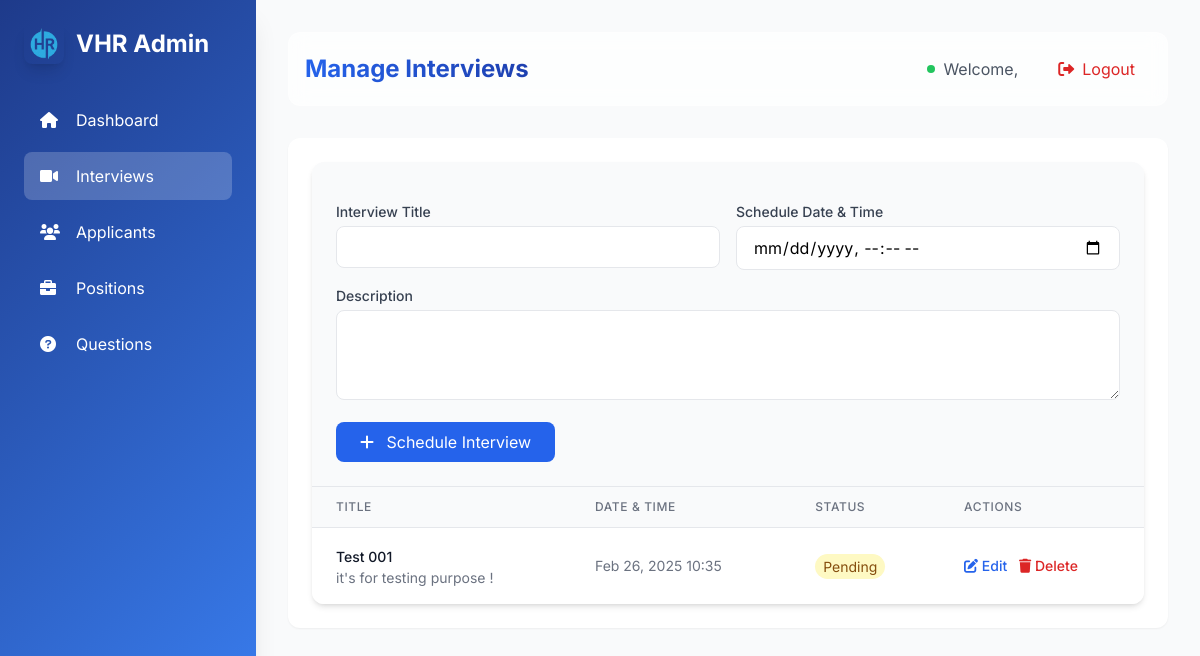
The app's page /interviews/ with its own data.
### interviews/models.py (models this page shows, shortened)
class Interview(models.Model):
    STATUS_CHOICES = [
        ('pending', 'Pending'),
        ('accepted', 'Accepted'),
        ('rejected', 'Rejected'),
    ]
    title = models.CharField(max_length=255)
    description = models.TextField()
    scheduled_date = models.DateTimeField()
    status = models.CharField(max_length=10, choices=STATUS_CHOICES, default='pending')
    created_at = models.DateTimeField(auto_now_add=True)

### interviews/views.py (the view)
# urls.py: path('interviews/', manage_interviews, name='manage_interviews'),
def manage_interviews(request):
    interviews = Interview.objects.all().order_by('-scheduled_date')
    return render(request, 'admin/manage_interviews.html', {
        'interviews': interviews
    })

### interviews/templates/admin/manage_interviews.html (shortened to what this page needs)
{% extends "admin/base_admin.html" %}
{% block admin_content %}
<div class="bg-white rounded-xl shadow-md overflow-hidden">
    <div class="p-6 bg-gray-50 border-b">
        <form id="addInterviewForm" method="POST" action="{% url 'add_interview' %}" class="space-y-4">
            <div class="grid grid-cols-2 gap-4">
                <div>
                    <label class="block text-sm font-medium text-gray-700 mb-1">Interview Title</label>
                    <input type="text" name="title" required
                           class="w-full px-4 py-2 border rounded-lg focus:ring-2 focus:ring-blue-500 focus:border-blue-500">
                </div>
                <div>
                    <label class="block text-sm font-medium text-gray-700 mb-1">Schedule Date & Time</label>
                    <input type="datetime-local" name="scheduled_date" required
                           class="w-full px-4 py-2 border rounded-lg focus:ring-2 focus:ring-blue-500 focus:border-blue-500">
                </div>
                <div class="col-span-2">
                    <label class="block text-sm font-medium text-gray-700 mb-1">Description</label>
                    <textarea name="description" rows="3"
                              class="w-full px-4 py-2 border rounded-lg focus:ring-2 focus:ring-blue-500 focus:border-blue-500"></textarea>
                </div>
            </div>
            <button type="submit" class="bg-blue-600 text-white px-6 py-2 rounded-lg hover:bg-blue-700 transition">
                <i class="fas fa-plus mr-2"></i> Schedule Interview
            </button>
        </form>
    </div>
    <div class="overflow-x-auto">
        <table class="min-w-full divide-y divide-gray-200">
            <thead class="bg-gray-50">
                <tr>
                    <th class="px-6 py-3 text-left text-xs font-medium text-gray-500 uppercase tracking-wider">Title</th>
                    <th class="px-6 py-3 text-left text-xs font-medium text-gray-500 uppercase tracking-wider">Date & Time</th>
                    <th class="px-6 py-3 text-left text-xs font-medium text-gray-500 uppercase tracking-wider">Status</th>
                    <th class="px-6 py-3 text-left text-xs font-medium text-gray-500 uppercase tracking-wider">Actions</th>
                </tr>
            </thead>
            <tbody class="bg-white divide-y divide-gray-200">
                {% for interview in interviews %}
                <tr class="hover:bg-gray-50 transition">
                    <td class="px-6 py-4">
                        <span class="text-sm font-medium text-gray-900">{{ interview.title }}</span>
                        {% if interview.description %}
                        <p class="text-sm text-gray-500">{{ interview.description|truncatechars:100 }}</p>
                        {% endif %}
                    </td>
                    <td class="px-6 py-4 whitespace-nowrap text-sm text-gray-500">
                        {{ interview.scheduled_date|date:"M d, Y H:i" }}
                    </td>
                    <td class="px-6 py-4 whitespace-nowrap">
                        <span class="px-2 py-1 text-sm rounded-full
                            {% if interview.status == 'pending' %}bg-yellow-100 text-yellow-800
                            {% elif interview.status == 'accepted' %}bg-green-100 text-green-800
                            {% else %}bg-red-100 text-red-800{% endif %}">
                            {{ interview.status|title }}
                        </span>
                    </td>
                    <td class="px-6 py-4 whitespace-nowrap text-sm font-medium space-x-2">
                        <button onclick="editInterview({{ interview.id }})"
                                class="text-blue-600 hover:text-blue-900">
                            <i class="fas fa-edit"></i> Edit
                        </button>
                        <button onclick="deleteInterview({{ interview.id }})"
                                class="text-red-600 hover:text-red-900">
                            <i class="fas fa-trash"></i> Delete
                        </button>
                    </td>
                </tr>
                {% empty %}
                <tr>
                    <td colspan="4" class="px-6 py-4 text-center text-gray-500">
                        No interviews scheduled yet.
                    </td>
                </tr>
                {% endfor %}
            </tbody>
        </table>
    </div>
</div>
{% endblock %}

### interviews/templates/admin/base_admin.html (style rules this page uses)
body { font-family: "Inter", sans-serif; }

### records on screen
Interview: title "Test 001", description "it's for testing purpose !", scheduled_date "Feb 26, 2025 10:35", status "Pending"
